Frame 1 (no input): blank canvas, image omitted
Frame 60 (no input): blank canvas, image omitted
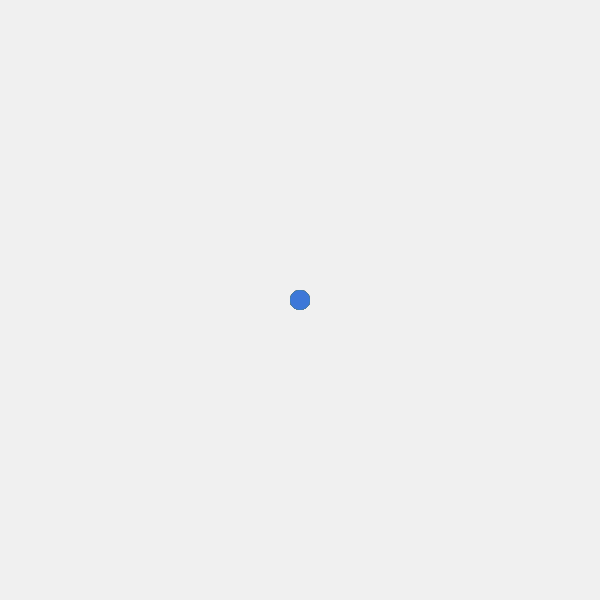
Frame 120 (the mouse pressed at the canvas centre since frame 60)

The p5.js sketch whose frames 1 and 60 were blank and that drew this single picture after the mouse press (run headless with seeded random() and noise() and a simulated clock; from frame 60 on, the mouse is pressed at the canvas centre):

// p5.js sketch
// ── sketch.js
// DM2008 — Activity 3c [Guided]
// Painting App (40 min)
//
// Each brush is its own function, stored in an array
// Switching brushes is as simple as changing the index
// Keys 1, 2, 3 switch brushes. C cycles color. + / - changes size. X clears.
//
// Stretch: add an eraser mode with E — paint using the background color instead.

const palette = ["#f06449", "#009988", "#3c78d8"];
let colorIndex = 0;
let sizeVal = 20;

// Storing brush functions in an array lets us switch between them with an index
const brushes = [brushCircle, brushSquare, brushStreak, eraser];
let currentBrush = 0;

function setup() {
  createCanvas(600, 600);
  background(240);
  rectMode(CENTER);
}

function draw() {
  
  let currentColour = palette[colorIndex % palette.length];
  
  if (mouseIsPressed === true) {
    const col = palette[colorIndex];
    
    colorIndex++;
    if (colorIndex >= palette.length) {
    colorIndex = 0;
    }
    
    brushes[currentBrush](mouseX, mouseY, col, sizeVal);
  } 
}

// All brush functions share the same parameters (x, y, c, s)
// That's what makes them interchangeable in the array
function brushCircle(x, y, c, s) {
  noStroke();
  fill(c);
  ellipse(x, y, s);
}

function brushSquare(x, y, c, s) {
  push();
  translate(x, y);
  noStroke();
  fill(c);
  rect(0, 0, s, s);
  pop();
}

function brushStreak(x, y, c, s) {
  stroke(c);
  strokeWeight(max(2, s / 8));
  point(x, y);
}

function eraser(x,y,c,s){
  noStroke();
  fill(240);
  ellipse(x,y,s);
}

function keyPressed() {
  switch (key) {
    case "1":
      currentBrush = 0;
      break; // circle
    case "2":
      currentBrush = 1;
      break; // square
    case "3":
      currentBrush = 2;
    case "4":// streak
    currentBrush = 3;
    break;
      
  }

  
  
  if (key == "C" || key == "c") {
    colorIndex = (colorIndex + 1) % palette.length;
  }
  if (key == "+" || key == "=") {
    sizeVal += 4;
  }
  if (key == "-" || key == "_") {
    // look at reference to learn what max() does
    sizeVal = max(4, sizeVal - 4);
  }
  if (key == "X" || key == "x") {
    background(240);
  }
}
